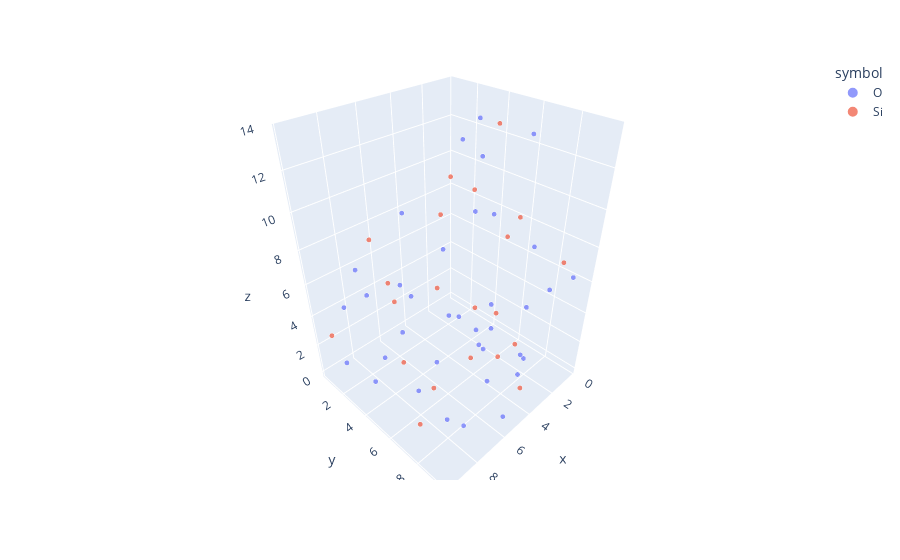

Write notebook code for a chart like this one.
### Markdown cell above
# 指定の範囲で切り出す

### Code cell
from mlptools.atoms.extract_atoms import extract_atoms

# extract atoms on the given range
x_range = [10, 20]
y_range = [20, 30]
z_range = [77, 100]
extracted_atoms = extract_atoms(atoms, x_range, y_range, z_range)
print(f"Number of extracted atoms: {len(extracted_atoms)}")

extracted_atoms_position_df = pd.DataFrame(extracted_atoms.get_positions(), columns=['x', 'y', 'z'])
extracted_atoms_position_df['symbol'] = extracted_atoms.get_chemical_symbols()
extracted_atoms_position_df['size'] = 5

# plot 3D
fig = px.scatter_3d(extracted_atoms_position_df, x='x', y='y', z='z', color='symbol', size="size", size_max=5)
fig.show()

### Figure 1 — Plotly figure (JSON) as saved in the notebook; plotly's stock layout.template omitted (floating-point values rounded to 4 significant figures)
{"data": [{"hovertemplate": "symbol=O<br>x=%{x}<br>y=%{y}<br>z=%{z}<br>size=%{marker.size}<extra></extra>", "legendgroup": "O", "marker": {"color": "#636efa", "size": [5, 5, 5, 5, 5, 5, 5, 5, 5, 5, 5, 5, 5, 5, 5, 5, 5, 5, 5, 5, 5, 5, 5, 5, 5, 5, 5, 5, 5, 5, 5, 5, 5, 5, 5, 5, 5], "sizemode": "area", "sizeref": 0.2, "symbol": "circle"}, "mode": "markers", "name": "O", "scene": "scene", "showlegend": true, "type": "scatter3d", "x": [9.408, 8.3, 7.382, 1.301, 3.299, 7.867, 9.429, 1.81, 3.054, 5.373, 5.342, 8.35, 1.826, 7.087, 4.386, 6.822, 7.193, 7.944, 9.262, 1.858, 0.8002, 1.329, 0.8926, 3.8, 7.519, 5.928, 7.822, 8.568, 2.026, 2.408, 0.6049, 4.223, 8.355, 8.997, 6.812, 6.535, 2.795], "y": [1.827, 0.479, 1.361, 4.893, 3.345, 5.767, 4.37, 7.503, 8.306, 9.276, 8.091, 8.29, 5.22, 3.793, 6.394, 3.504, 6.431, 5.663, 5.136, 7.589, 8.165, 9.646, 7.01, 9.057, 9.296, 8.217, 8.44, 9.532, 4.323, 5.526, 6.088, 5.096, 5.88, 3.144, 6.523, 7.99, 4.769], "z": [1.374, 3.721, 4.518, 0.6126, 1.887, 1.118, 1.93, 0.6131, 0.5855, 0.01863, 1.677, 1.575, 2.936, 3.309, 3.414, 6.03, 3.145, 7.17, 3.997, 4.127, 5.003, 6.826, 7.141, 2.851, 6.443, 4.377, 7.611, 2.46, 11.48, 9.015, 12.65, 13.1, 11.53, 7.837, 9.484, 11.71, 13.59]}, {"hovertemplate": "symbol=Si<br>x=%{x}<br>y=%{y}<br>z=%{z}<br>size=%{marker.size}<extra></extra>", "legendgroup": "Si", "marker": {"color": "#EF553B", "size": [5, 5, 5, 5, 5, 5, 5, 5, 5, 5, 5, 5, 5, 5, 5, 5, 5, 5, 5, 5, 5], "sizemode": "area", "sizeref": 0.2, "symbol": "circle"}, "mode": "markers", "name": "Si", "scene": "scene", "showlegend": true, "type": "scatter3d", "x": [9.346, 0.8193, 6.563, 4.18, 8.969, 1.743, 2.773, 6.742, 8.092, 7.944, 0.2319, 6.505, 5.74, 1.256, 3.041, 0.9414, 4.988, 6.876, 9.766, 7.59, 6.461], "y": [0.6119, 6.376, 5.475, 9.306, 7.065, 3.95, 6.345, 2.854, 5.001, 4.06, 8.412, 9.527, 7.295, 4.616, 4.793, 6.021, 5.141, 6.465, 5.582, 6.956, 9.526], "z": [2.477, 0.003825, 0.05661, 1.215, 0.6749, 1.912, 3.536, 4.577, 2.746, 7.036, 6.538, 5.215, 3.021, 12.94, 10.28, 8.46, 11.68, 11.12, 10.83, 8.131, 11.24]}], "layout": {"legend": {"itemsizing": "constant", "title": {"text": "symbol"}, "tracegroupgap": 0}, "margin": {"t": 60}, "scene": {"domain": {"x": [0, 1], "y": [0, 1]}, "xaxis": {"title": {"text": "x"}}, "yaxis": {"title": {"text": "y"}}, "zaxis": {"title": {"text": "z"}}}}}
